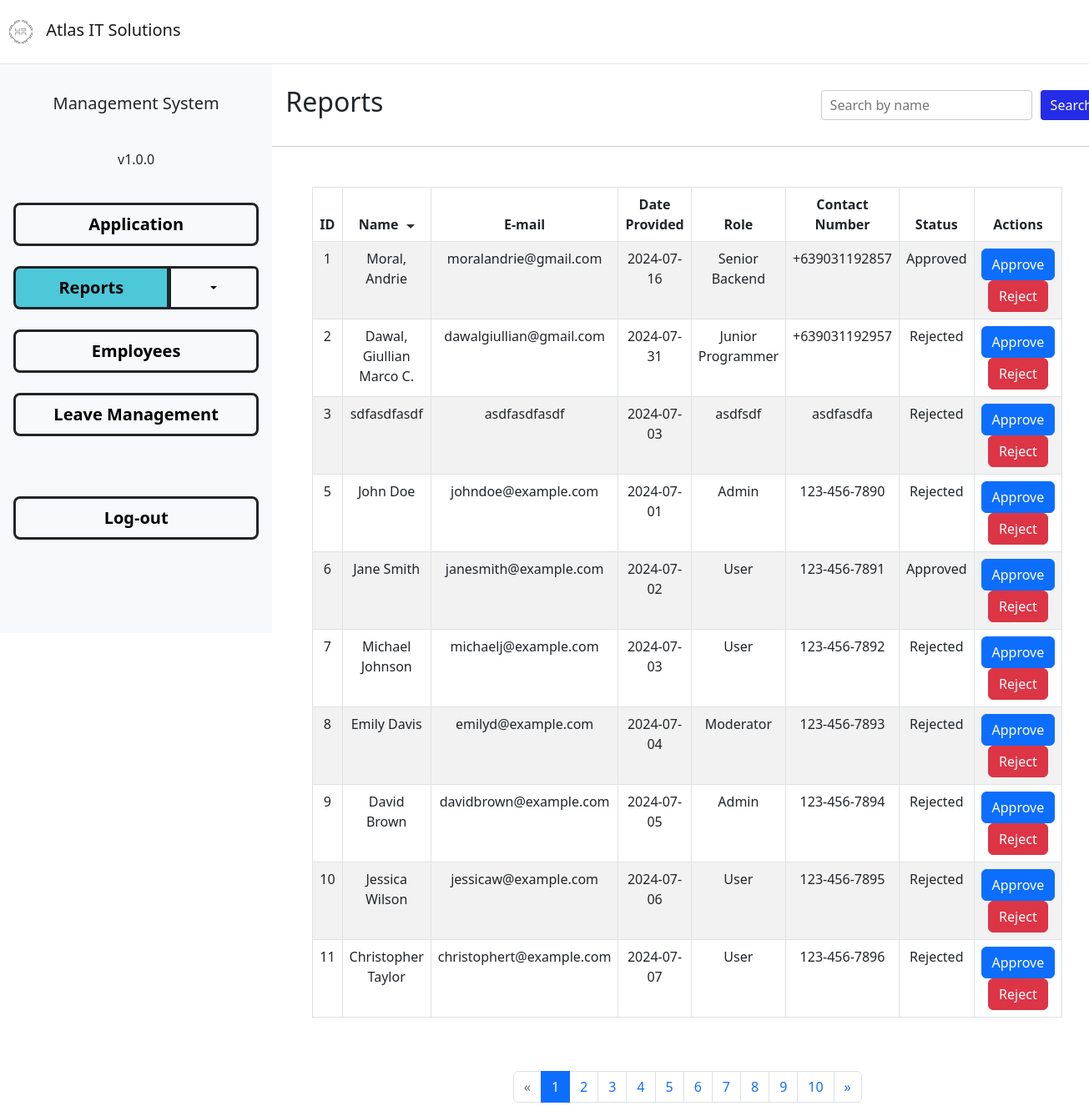
Page /hrms-inner/recruitment-reports.php (signed in) on the committed database.
### tables this page shows
CREATE TABLE `applications` (
  `id` int(50) NOT NULL,
  `flname` varchar(255) NOT NULL,
  `email` varchar(255) NOT NULL,
  `date` date NOT NULL,
  `resume` varchar(255) NOT NULL,
  `role` varchar(255) NOT NULL,
  `contno` varchar(20) NOT NULL,
  `status` varchar(255) NOT NULL
);

### hrms-inner/recruitment-reports.php (the view, shortened to what this page needs)
<?php
require_once('../functions/db-conn.php');
if (isset($_SESSION['role']) && $_SESSION['role'] == "HR") {
    $entries_per_page = 10;
    $search_query = isset($_GET['search']) ? trim($_GET['search']) : '';
    $search_query = mysqli_real_escape_string($conn, $search_query);
    $current_page = isset($_GET['page']) ? (int)$_GET['page'] : 1;
    $offset = ($current_page - 1) * $entries_per_page;
    $total_query = "SELECT COUNT(*) as total FROM applications WHERE flname LIKE '$search_query%'";
    $total_result = mysqli_query($conn, $total_query);
    $total_row = mysqli_fetch_assoc($total_result);
    $total_entries = $total_row['total'];
    $total_pages = ceil($total_entries / $entries_per_page);
    $query = "SELECT * FROM applications WHERE flname LIKE '$search_query%' LIMIT $offset, $entries_per_page";
    $result = mysqli_query($conn, $query);
?>
<!DOCTYPE html>
<html lang="en">
<head>
    <link href="../css/styles.css" rel="stylesheet" />
</head>
<body>
    <nav class="navbar navbar-expand-lg navbar-light border-bottom">
        <a class="navbar-brand" href="#">
            <img src="../images/atlas2.png" style="width:50px; height:50px;" alt="Atlas IT Solutions">
            Atlas IT Solutions
        </a>
    </nav>
    <div class="container-fluid">
        <div class="d-flex">
            <div class="text-center bg-light w-25 h-100 d-grid p-3 gap-4 col-md-auto" style="background-color:#D9D9D9; word-wrap:break-word; overflow:auto;">
                <p class="lead pt-3">Management System</p>
                <p>v1.0.0</p>
                <a class="btn btn-lg btn-light btn-block border border-3 border-dark fw-bolder" href="application.php" role="button">Application</a>
                <div class="btn-group">
                    <a class="btn btn-light btn-lg btn-block border border-3 border-dark fw-bolder" style="background-color: #4DC8D9;" href='reports.php' role="button">Reports</a>
                    <button type="button" class="btn btn-light border-dark border border-3 dropdown-toggle dropdown-toggle-split" data-bs-toggle="dropdown" aria-expanded="false">
                    </button>
                </div>
                <a class="btn btn-light btn-lg btn-block border border-3 border-dark fw-bolder" href="employees.php" role="button">Employees</a>
                <a class="btn btn-light btn-lg btn-block border border-3 border-dark fw-bolder" href="leaveman.php" role="button">Leave Management</a>
                <br>
                <a class="btn btn-light btn-lg btn-block border border-3 border-dark fw-bolder" href="main-page.html" role="button">Log-out</a>
                <br><br>
                <br>
            </div>
            <div class="container">
                <div class="header">
                    <h2 class="p-3">Reports</h2>
                    <form class="search-form" method="get" action="recruitment-reports.php">
                        <input type="text" class="search-input" name="search" placeholder="Search by name" value="<?php echo htmlspecialchars($search_query); ?>">
                        <button class="search-button" type="submit">Search</button>
                    </form>
                </div>
                <div class="p-5 table-responsive">
                    <table class="table table-bordered table-striped">
                        <thead class="thead-dark">
                            <tr>
                                <th scope="col" class="text-center">ID</th>
                                <th scope="col" class="text-center sort-header" onclick="sortTable('flname')">Name <span class="sort-arrow" id="sort-arrow"></span></th>
                                <th scope="col" class="text-center">E-mail</th>
                                <th scope="col" class="text-center">Date Provided</th>
                                <th scope="col" class="text-center">Role</th>
                                <th scope="col" class="text-center">Contact Number</th>
                                <th scope="col" class="text-center">Status</th>
                                <th scope="col" class="text-center">Actions</th>
                            </tr>
                        </thead>
                        <tbody id="table-body">
                            <?php while ($row = mysqli_fetch_assoc($result)): ?>
                                <tr id="row_<?php echo $row['id']; ?>">
                                    <td class="text-center" data-column="id"><?php echo $row['id']; ?></td>
                                    <td class="text-center" data-column="flname"><?php echo $row['flname']; ?></td>
                                    <td class="text-center" data-column="email"><?php echo $row['email']; ?></td>
                                    <td class="text-center" data-column="date"><?php echo $row['date']; ?></td>
                                    <td class="text-center" data-column="role"><?php echo $row['role']; ?></td>
                                    <td class="text-center" data-column="contno"><?php echo $row['contno']; ?></td>
                                    <td class="text-center" data-column="status"><?php echo $row['status']; ?></td>
                                    <td class="text-center">
                                        <button class='btn btn-primary' name="approve" onclick="updateStatus(<?php echo $row['id']; ?>, 'Approved')">Approve</button>
                                        <button class='btn btn-danger' name="reject" onclick="updateStatus(<?php echo $row['id']; ?>, 'Rejected')">Reject</button>
                                    </td>
                                </tr>
                            <?php endwhile; ?>
                        </tbody>
                    </table>
                </div>
                <nav aria-label="Page navigation">
                    <ul class="pagination justify-content-center">
                        <li class="page-item <?php if ($current_page <= 1) echo 'disabled'; ?>">
                            <a class="page-link" href="?page=<?php echo $current_page - 1; ?>&search=<?php echo urlencode($search_query); ?>" aria-label="Previous">
                                <span aria-hidden="true">&laquo;</span>
                            </a>
                        </li>
                        <?php for ($page = 1; $page <= $total_pages; $page++): ?>
                        <li class="page-item <?php if ($page == $current_page) echo 'active'; ?>">
                            <a class="page-link" href="?page=<?php echo $page; ?>&search=<?php echo urlencode($search_query); ?>"><?php echo $page; ?></a>
                        </li>
                        <?php endfor; ?>
                        <li class="page-item <?php if ($current_page >= $total_pages) echo 'disabled'; ?>">
                            <a class="page-link" href="?page=<?php echo $current_page + 1; ?>&search=<?php echo urlencode($search_query); ?>" aria-label="Next">
                                <span aria-hidden="true">&raquo;</span>
                            </a>
                        </li>
                    </ul>
                </nav>
            </div>
        </div>
    </div>
</body>
</html>
<?php
}
?>

### hrms-inner/recruitment-reports.php (style rules this page uses)
.header { width: 100%; text-align: left; padding: 10px 0; background-color: #fff; border-bottom: 1px solid #ccc; display: flex; align-items: center; justify-content: space-between; }
.search-form { display: flex; align-items: center; }
.search-input { border: 1px solid #ccc; border-radius: 4px; padding: 5px 10px; font-size: 16px; }
.search-button { background-color: #252ce8; border: none; color: white; padding: 6px 12px; font-size: 16px; margin-left: 10px; border-radius: 4px; cursor: pointer; }
.table { width: 100%; border-collapse: collapse; }
thead th { position: sticky; top: 0; background-color: #f8f9fa; z-index: 1; cursor: pointer; }
th.sort-header .sort-arrow { display: inline-block; width: 0; height: 0; border-left: 5px solid transparent; border-right: 5px solid transparent; border-top: 5px solid #333; vertical-align: middle; margin-left: 5px; }

### rows in the picture
applications: id "1", flname "Moral, Andrie", email "moralandrie@gmail.com", date "2024-07-16", role "Senior Backend", contno "+639031192857", status "Approved"
applications: id "2", flname "Dawal, Giullian Marco C.", email "dawalgiullian@gmail.com", date "2024-07-31", role "Junior Programmer", contno "+639031192957", status "Rejected"
applications: id "3", flname "sdfasdfasdf", email "asdfasdfasdf", date "2024-07-03", role "asdfsdf", contno "asdfasdfa", status "Rejected"
applications: id "5", flname "John Doe", email "johndoe@example.com", date "2024-07-01", role "Admin", contno "123-456-7890", status "Rejected"
applications: id "6", flname "Jane Smith", email "janesmith@example.com", date "2024-07-02", role "User", contno "123-456-7891", status "Approved"
applications: id "7", flname "Michael Johnson", email "michaelj@example.com", date "2024-07-03", role "User", contno "123-456-7892", status "Rejected"
applications: id "8", flname "Emily Davis", email "emilyd@example.com", date "2024-07-04", role "Moderator", contno "123-456-7893", status "Rejected"
applications: id "9", flname "David Brown", email "davidbrown@example.com", date "2024-07-05", role "Admin", contno "123-456-7894", status "Rejected"
applications: id "10", flname "Jessica Wilson", email "jessicaw@example.com", date "2024-07-06", role "User", contno "123-456-7895", status "Rejected"
applications: id "11", flname "Christopher Taylor", email "christophert@example.com", date "2024-07-07", role "User", contno "123-456-7896", status "Rejected"
